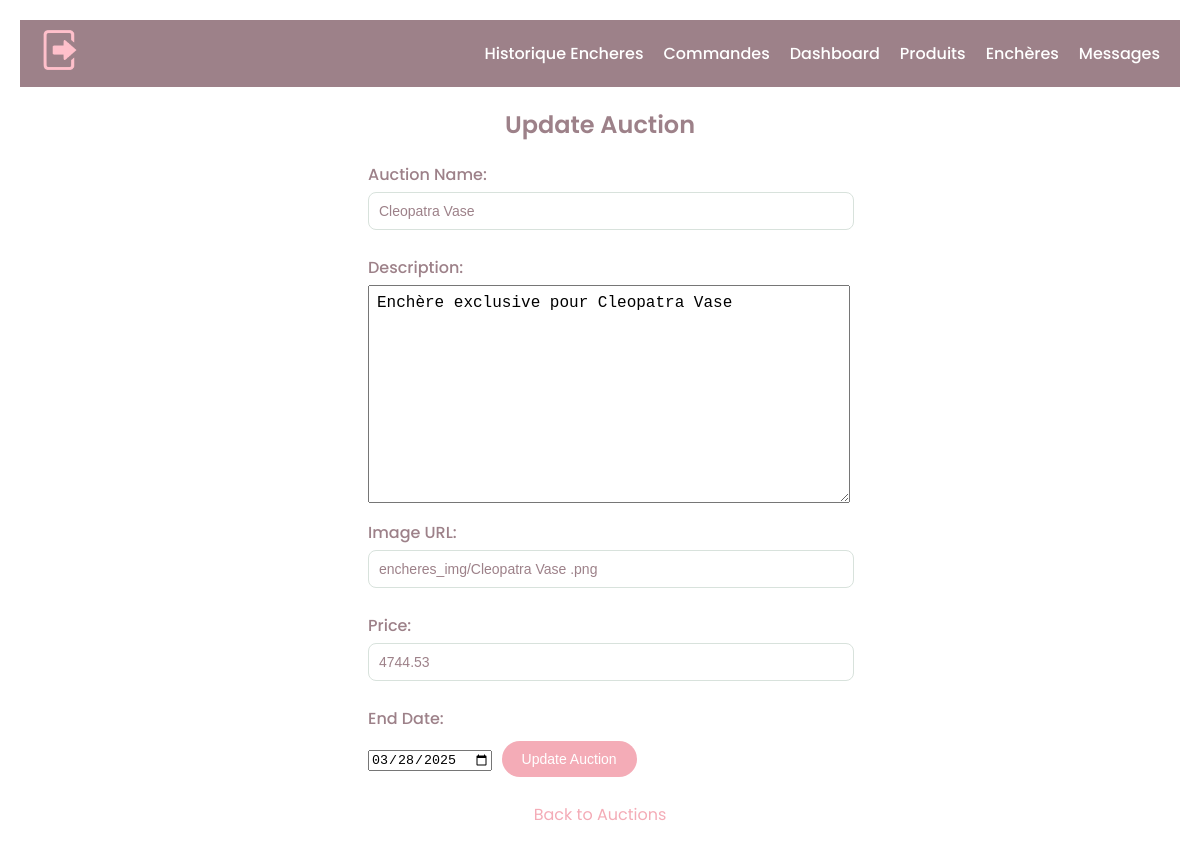
The app's page /update_enchere/1 (signed in), older data.
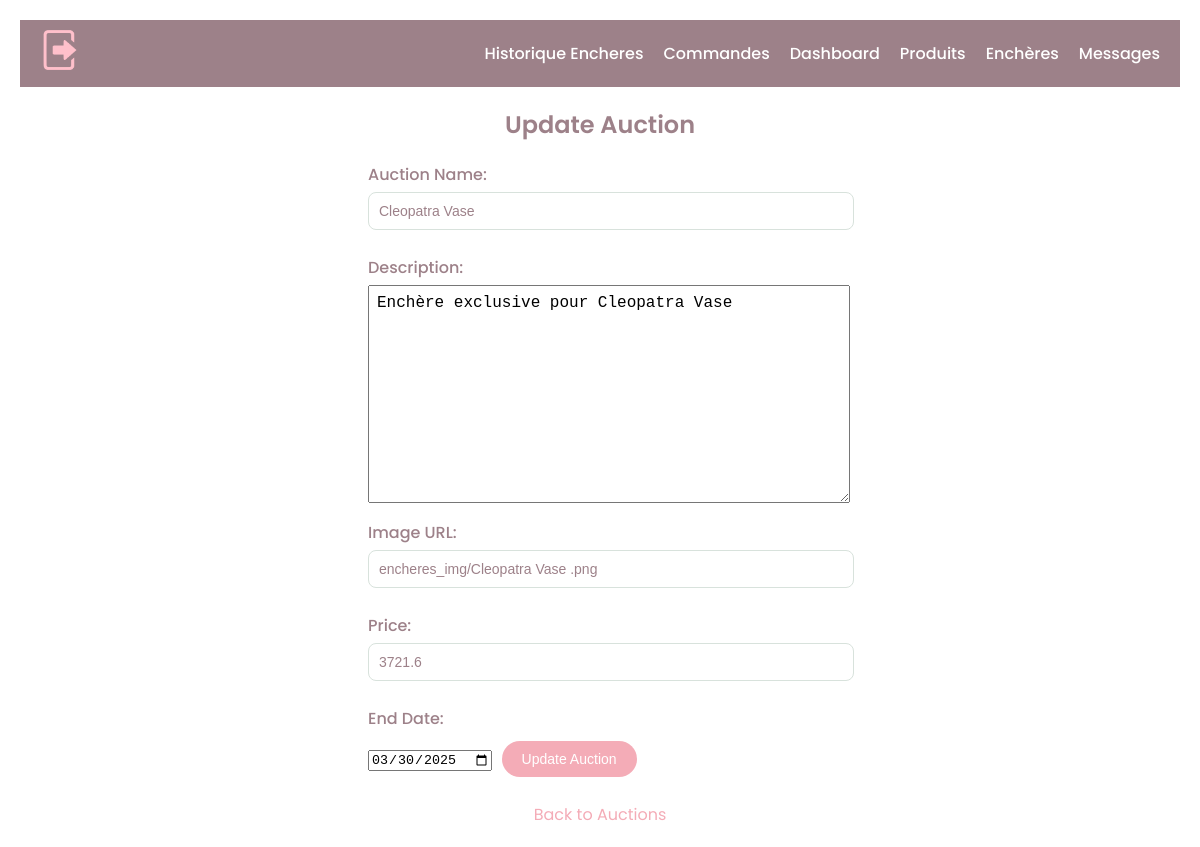
The same page, newer data.
### tables this page shows
CREATE TABLE enchere (
            id_enchere INTEGER PRIMARY KEY AUTOINCREMENT,
            name TEXT NOT NULL,
            etat TEXT NOT NULL DEFAULT 'En cours',
            description TEXT NOT NULL,
            image_url TEXT, 
            prix REAL NOT NULL,
            date_fin DATE NOT NULL
        );

### app.py (the view, shortened to what this page needs)
@app.route("/update_enchere/<int:enchere_id>", methods=["GET", "POST"])
@login_required
def update_enchere(enchere_id):
    conn = get_db()
    cursor = conn.cursor()
    enchere = cursor.execute(
        "SELECT * FROM enchere WHERE id_enchere = ?", (enchere_id,)
    ).fetchone()
    if not enchere:
        flash("Auction not found!", "danger")
        return redirect(url_for("gestion_encheres"))
    return render_template("update_enchere.html", enchere=enchere)

### app.py (called while the page is built)
@login_manager.user_loader
def load_user(user_id):
    conn = get_db()
    user = conn.execute("SELECT * FROM users WHERE id = ?", (user_id,)).fetchone()
    conn.close()
    if user:
        return User(
            user["id"],
            user["FirstName"],
            user["LastName"],
            user["Email"],
            user["phoneNum"],
            user["password"],
            user["is_admin"],
        )
    return None  # Explicitly return None if the user is not found

def get_db():
    conn = sqlite3.connect("database.db")  # Ensure this is your actual DB file
    conn.row_factory = sqlite3.Row  # Enable dictionary-like access
    return conn

### templates/update_enchere.html (shortened to what this page needs)
<!DOCTYPE html>
<html lang="en">
  <head>
    <link
      rel="stylesheet"
      href="{{ url_for('static', filename='admin_enchere.css') }}" />
  </head>
  <body>
    <nav class="navbar">
      <a href="{{ url_for('logout') }}" class="logout-btn">
        <img
          src="{{ url_for('static', filename='img/logout.png') }}"
          alt="Logout" />
      </a>
      <ul class="nav-links">
        <li>
          <a href="{{ url_for('historique_encheres') }}">Historique Encheres</a>
        </li>
        <li><a href="{{ url_for('historique_encheres') }}">Commandes</a></li>
        <li><a href="{{ url_for('home_admin') }}">Dashboard</a></li>
        <li><a href="{{ url_for('gestion_produits') }}">Produits</a></li>
        <li><a href="{{ url_for('gestion_encheres') }}">Enchères</a></li>
        <li><a href="{{ url_for('admin_messages') }}">Messages</a></li>
      </ul>
    </nav>
    <h2>Update Auction</h2>
    <form
      action="{{ url_for('update_enchere', enchere_id=enchere.id_enchere) }}"
      method="POST">
      <label for="name">Auction Name:</label>
      <input type="text" name="name" value="{{ enchere.name }}" required />
      <label for="description">Description:</label>
      <textarea name="description" class="description-box" required>
{{ enchere.description }}</textarea
      >
      <label for="image_url">Image URL:</label>
      <input type="text" name="image_url" value="{{ enchere.image_url }}" />
      <label for="prix">Price:</label>
      <input
        type="number"
        step="0.01"
        name="prix"
        value="{{ enchere.prix }}"
        required />
      <label for="date_fin">End Date:</label>
      <input
        type="date"
        name="date_fin"
        value="{{ enchere.date_fin }}"
        required />
      <button type="submit">Update Auction</button>
    </form>
    <a href="{{ url_for('gestion_encheres') }}">Back to Auctions</a>
  </body>
</html>

Row changes from the older to the newer data that the page shows:
changed enchere "Cleopatra Vase": prix "4744.53" → "3721.6"; date_fin "03/28/2025" → "03/30/2025"
